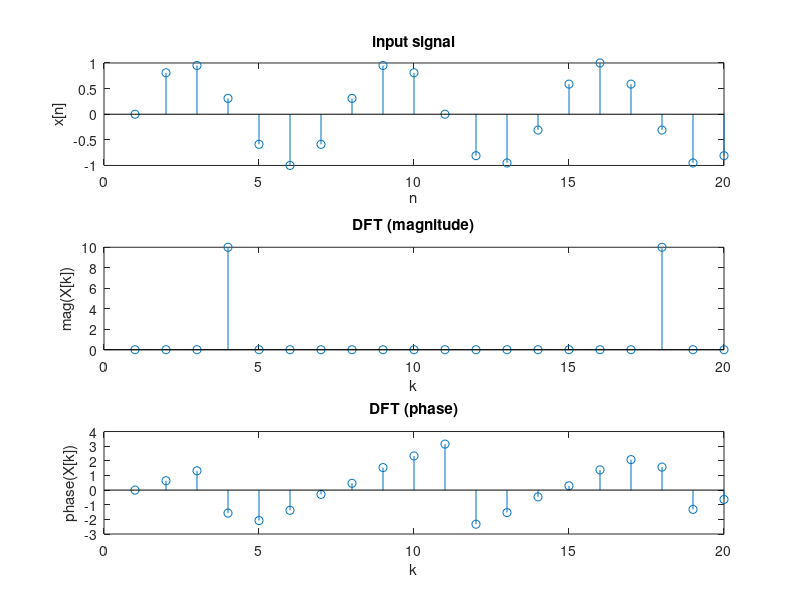

Here is the MATLAB script that generated this plot:
N = 20;
w0 = 3*pi/10;
n_range = 0:19;
x = sin(w0*n_range);
Y = fft(x,N);
figure();
subplot(3,1,1);
stem(x);
xlabel("n");
ylabel("x[n]");
title("input signal");

subplot(3,1,2);
stem(abs(Y));
xlabel("k");
ylabel("mag(X[k])");
title("DFT (magnitude)");

subplot(3,1,3);
stem(angle(Y));
xlabel("k");
ylabel("phase(X[k])");
title("DFT (phase)");